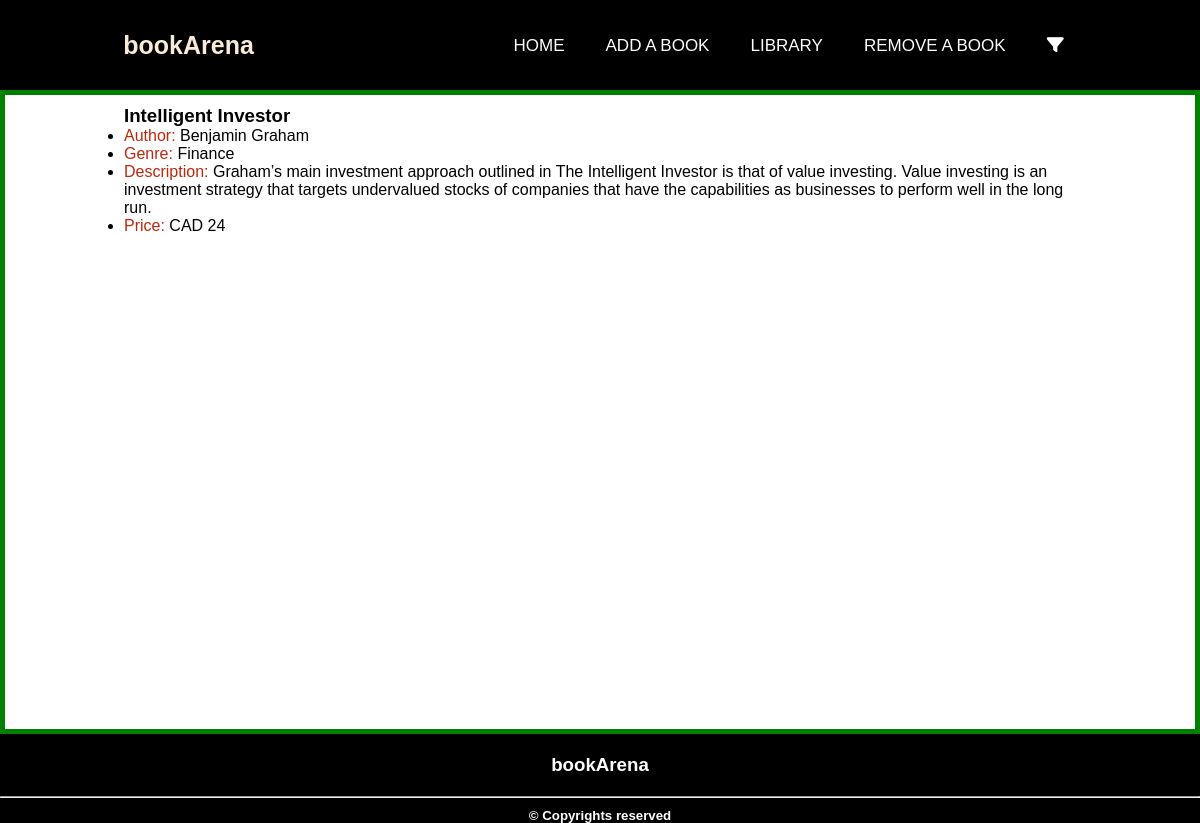
/books/Intelligent Investor, run on the app's committed database.
### model.py (models this page shows, shortened)
class Books(db.Model):
    title = db.Column(db.String(50), unique=True, nullable=False, primary_key=True)
    author = db.Column(db.String(30), nullable=False)
    genre = db.Column(db.String(20), nullable=False)
    description = db.Column(db.String(120), nullable=False)
    price = db.Column(db.Integer, nullable=False)

### app.py (the view)
@app.route('/books/<book_Name>') #Enter book name with '-' instead of ' ' (space)
def getBookByName(book_Name):
    book_Name = book_Name.replace('-', ' ')
    data = Books.query.filter(Books.title == book_Name).all()
    return render_template('library.html', title='BOOKS BY NAME', books=data)

### templates/library.html
{% extends 'base.html' %}
{%block body%}
{% if books %}
    {%for book in books%}
    <div class="bookInfo">
        <h3>{{book.title}}</h3>
        <ul>
            <li> <span>Author:</span> {{book.author}}</li>
            <li><span>Genre:</span> {{book.genre}}</li>
            <li><span>Description:</span> {{book.description}}</li>
            <li><span>Price:</span> CAD {{book.price}}</li>
        </ul>
    </div>
    {%endfor%}
{%else%}
    <p class="errorMessage">No match found related to the entered information. Please Check for Typos and Try Again</p>
{%endif%}
{%endblock%}

### static/css/styles.css (style rules this page uses)
* { margin: 0; padding: 0; box-sizing: border-box; }
.bookInfo { font-family: 'Gill Sans', 'Gill Sans MT', Calibri, 'Trebuchet MS', sans-serif; margin-top: 15px; width: 80%; margin: 10px auto; }
.bookInfo li span { color: rgb(189, 40, 13); }

### data on the page
Books: title "Intelligent Investor", author "Benjamin Graham", genre "Finance", description "Graham’s main investment approach outlined in The Intelligent Investor is that of value investing. Value investing is an investment strategy that targets undervalued stocks of companies that have the capabilities as businesses to perform well in the long run.", price "24"
